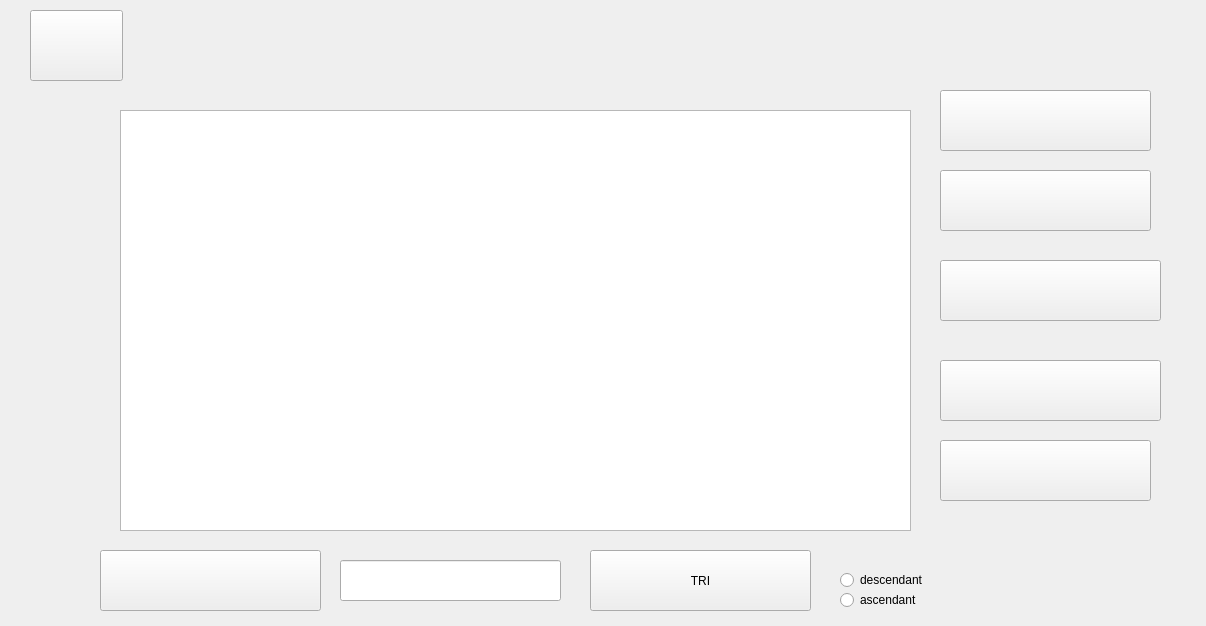
<?xml version="1.0" encoding="UTF-8"?>
<ui version="4.0">
 <class>Dialogyassine</class>
 <widget class="QDialog" name="Dialogyassine">
  <property name="geometry">
   <rect>
    <x>0</x>
    <y>0</y>
    <width>1206</width>
    <height>626</height>
   </rect>
  </property>
  <property name="windowTitle">
   <string>Dialog</string>
  </property>
  <property name="styleSheet">
   <string notr="true">background-image: url(:/res/img/Capture copy.png);</string>
  </property>
  <widget class="QStackedWidget" name="stackedWidgetyas">
   <property name="geometry">
    <rect>
     <x>10</x>
     <y>0</y>
     <width>1201</width>
     <height>611</height>
    </rect>
   </property>
   <property name="currentIndex">
    <number>5</number>
   </property>
   <widget class="QWidget" name="page">
    <widget class="QPushButton" name="pushButton_2">
     <property name="geometry">
      <rect>
       <x>708</x>
       <y>270</y>
       <width>211</width>
       <height>211</height>
      </rect>
     </property>
     <property name="styleSheet">
      <string notr="true">background-image: url(:/res/img/agence.png);</string>
     </property>
     <property name="text">
      <string/>
     </property>
    </widget>
    <widget class="QLabel" name="label_9">
     <property name="geometry">
      <rect>
       <x>258</x>
       <y>484</y>
       <width>211</width>
       <height>51</height>
      </rect>
     </property>
     <property name="font">
      <font>
       <family>MV Boli</family>
       <pointsize>26</pointsize>
      </font>
     </property>
     <property name="styleSheet">
      <string notr="true">color: rgb(255, 0, 0);</string>
     </property>
     <property name="frameShape">
      <enum>QFrame::Box</enum>
     </property>
     <property name="text">
      <string>vehicule</string>
     </property>
    </widget>
    <widget class="QLabel" name="label">
     <property name="geometry">
      <rect>
       <x>288</x>
       <y>90</y>
       <width>581</width>
       <height>51</height>
      </rect>
     </property>
     <property name="font">
      <font>
       <family>MV Boli</family>
       <pointsize>26</pointsize>
      </font>
     </property>
     <property name="styleSheet">
      <string notr="true">color: rgb(255, 0, 0);</string>
     </property>
     <property name="frameShape">
      <enum>QFrame::Box</enum>
     </property>
     <property name="text">
      <string>Gestion vehicule et Agence</string>
     </property>
    </widget>
    <widget class="QLabel" name="label_10">
     <property name="geometry">
      <rect>
       <x>708</x>
       <y>484</y>
       <width>211</width>
       <height>51</height>
      </rect>
     </property>
     <property name="font">
      <font>
       <family>MV Boli</family>
       <pointsize>26</pointsize>
      </font>
     </property>
     <property name="styleSheet">
      <string notr="true">color: rgb(255, 0, 0);</string>
     </property>
     <property name="frameShape">
      <enum>QFrame::Box</enum>
     </property>
     <property name="text">
      <string>Agence</string>
     </property>
    </widget>
    <widget class="QPushButton" name="pushButton">
     <property name="geometry">
      <rect>
       <x>260</x>
       <y>270</y>
       <width>211</width>
       <height>211</height>
      </rect>
     </property>
     <property name="styleSheet">
      <string notr="true">background-image: url(:/res/img/car.png);</string>
     </property>
     <property name="text">
      <string/>
     </property>
    </widget>
   </widget>
   <widget class="QWidget" name="page_2">
    <widget class="QRadioButton" name="asc">
     <property name="geometry">
      <rect>
       <x>810</x>
       <y>590</y>
       <width>95</width>
       <height>20</height>
      </rect>
     </property>
     <property name="text">
      <string>ascendant</string>
     </property>
    </widget>
    <widget class="QPushButton" name="pushButton_7">
     <property name="geometry">
      <rect>
       <x>70</x>
       <y>550</y>
       <width>221</width>
       <height>61</height>
      </rect>
     </property>
     <property name="focusPolicy">
      <enum>Qt::WheelFocus</enum>
     </property>
     <property name="styleSheet">
      <string notr="true">background-image: url(:/res/img/re.png);</string>
     </property>
     <property name="text">
      <string/>
     </property>
    </widget>
    <widget class="QRadioButton" name="des">
     <property name="geometry">
      <rect>
       <x>810</x>
       <y>570</y>
       <width>95</width>
       <height>20</height>
      </rect>
     </property>
     <property name="text">
      <string>descendant</string>
     </property>
    </widget>
    <widget class="QPushButton" name="pushButton_8">
     <property name="geometry">
      <rect>
       <x>560</x>
       <y>550</y>
       <width>221</width>
       <height>61</height>
      </rect>
     </property>
     <property name="styleSheet">
      <string notr="true">background-image: url(:/res/img/tri.png);</string>
     </property>
     <property name="text">
      <string>TRI</string>
     </property>
    </widget>
    <widget class="QLineEdit" name="lineEdit_7">
     <property name="geometry">
      <rect>
       <x>310</x>
       <y>560</y>
       <width>221</width>
       <height>41</height>
      </rect>
     </property>
    </widget>
    <widget class="QPushButton" name="pushButton_18">
     <property name="geometry">
      <rect>
       <x>0</x>
       <y>10</y>
       <width>93</width>
       <height>71</height>
      </rect>
     </property>
     <property name="styleSheet">
      <string notr="true">background-image: url(:/res/img/house.png);</string>
     </property>
     <property name="text">
      <string/>
     </property>
    </widget>
    <widget class="QStackedWidget" name="stackedWidget">
     <property name="geometry">
      <rect>
       <x>70</x>
       <y>70</y>
       <width>1091</width>
       <height>461</height>
      </rect>
     </property>
     <property name="currentIndex">
      <number>1</number>
     </property>
     <widget class="QWidget" name="page_5">
      <widget class="QTableView" name="matricule">
       <property name="geometry">
        <rect>
         <x>65</x>
         <y>50</y>
         <width>491</width>
         <height>161</height>
        </rect>
       </property>
      </widget>
      <widget class="QTableView" name="modele">
       <property name="geometry">
        <rect>
         <x>595</x>
         <y>50</y>
         <width>441</width>
         <height>161</height>
        </rect>
       </property>
      </widget>
      <widget class="QTableView" name="capacite">
       <property name="geometry">
        <rect>
         <x>70</x>
         <y>311</y>
         <width>511</width>
         <height>141</height>
        </rect>
       </property>
      </widget>
      <widget class="QLabel" name="label_3">
       <property name="geometry">
        <rect>
         <x>70</x>
         <y>20</y>
         <width>121</width>
         <height>16</height>
        </rect>
       </property>
       <property name="text">
        <string>par matricule:</string>
       </property>
      </widget>
      <widget class="QLabel" name="label_4">
       <property name="geometry">
        <rect>
         <x>600</x>
         <y>20</y>
         <width>111</width>
         <height>16</height>
        </rect>
       </property>
       <property name="text">
        <string>par model:</string>
       </property>
      </widget>
      <widget class="QLabel" name="label_14">
       <property name="geometry">
        <rect>
         <x>80</x>
         <y>280</y>
         <width>101</width>
         <height>16</height>
        </rect>
       </property>
       <property name="text">
        <string>par capacité:</string>
       </property>
      </widget>
     </widget>
     <widget class="QWidget" name="page_6">
      <widget class="QPushButton" name="pushButton_4">
       <property name="geometry">
        <rect>
         <x>870</x>
         <y>100</y>
         <width>211</width>
         <height>61</height>
        </rect>
       </property>
       <property name="styleSheet">
        <string notr="true">background-image: url(:/res/img/afficher.png);</string>
       </property>
       <property name="text">
        <string/>
       </property>
      </widget>
      <widget class="QTableView" name="tableView2">
       <property name="geometry">
        <rect>
         <x>50</x>
         <y>40</y>
         <width>791</width>
         <height>421</height>
        </rect>
       </property>
       <property name="mouseTracking">
        <bool>false</bool>
       </property>
       <property name="tabletTracking">
        <bool>false</bool>
       </property>
       <property name="acceptDrops">
        <bool>false</bool>
       </property>
      </widget>
      <widget class="QPushButton" name="pushButton_17">
       <property name="geometry">
        <rect>
         <x>870</x>
         <y>20</y>
         <width>211</width>
         <height>61</height>
        </rect>
       </property>
       <property name="styleSheet">
        <string notr="true">background-image: url(:/res/img/ajout.png);</string>
       </property>
       <property name="text">
        <string/>
       </property>
      </widget>
      <widget class="QPushButton" name="pushButton_9">
       <property name="geometry">
        <rect>
         <x>870</x>
         <y>370</y>
         <width>211</width>
         <height>61</height>
        </rect>
       </property>
       <property name="styleSheet">
        <string notr="true">background-image: url(:/res/img/gen.png);</string>
       </property>
       <property name="text">
        <string/>
       </property>
      </widget>
      <widget class="QPushButton" name="pushButton_6">
       <property name="geometry">
        <rect>
         <x>870</x>
         <y>290</y>
         <width>221</width>
         <height>61</height>
        </rect>
       </property>
       <property name="styleSheet">
        <string notr="true">background-image: url(:/res/img/supp.png);</string>
       </property>
       <property name="text">
        <string/>
       </property>
      </widget>
      <widget class="QPushButton" name="pushButton_5">
       <property name="geometry">
        <rect>
         <x>870</x>
         <y>190</y>
         <width>221</width>
         <height>61</height>
        </rect>
       </property>
       <property name="styleSheet">
        <string notr="true">background-image: url(:/res/img/mmodi.png);</string>
       </property>
       <property name="text">
        <string/>
       </property>
      </widget>
     </widget>
    </widget>
   </widget>
   <widget class="QWidget" name="page_3">
    <widget class="QPushButton" name="pushButton_11">
     <property name="geometry">
      <rect>
       <x>40</x>
       <y>60</y>
       <width>93</width>
       <height>71</height>
      </rect>
     </property>
     <property name="styleSheet">
      <string notr="true">background-image: url(:/res/img/house.png);</string>
     </property>
     <property name="text">
      <string/>
     </property>
    </widget>
    <widget class="QLabel" name="label_5">
     <property name="geometry">
      <rect>
       <x>280</x>
       <y>110</y>
       <width>121</width>
       <height>51</height>
      </rect>
     </property>
     <property name="font">
      <font>
       <pointsize>13</pointsize>
       <weight>75</weight>
       <bold>true</bold>
      </font>
     </property>
     <property name="text">
      <string>Matricule:</string>
     </property>
    </widget>
    <widget class="QLabel" name="label_6">
     <property name="geometry">
      <rect>
       <x>282</x>
       <y>210</y>
       <width>121</width>
       <height>51</height>
      </rect>
     </property>
     <property name="font">
      <font>
       <pointsize>13</pointsize>
       <weight>75</weight>
       <bold>true</bold>
      </font>
     </property>
     <property name="text">
      <string>Modele:</string>
     </property>
    </widget>
    <widget class="QLabel" name="label_7">
     <property name="geometry">
      <rect>
       <x>290</x>
       <y>300</y>
       <width>121</width>
       <height>51</height>
      </rect>
     </property>
     <property name="font">
      <font>
       <pointsize>13</pointsize>
       <weight>75</weight>
       <bold>true</bold>
      </font>
     </property>
     <property name="text">
      <string>Capacité:</string>
     </property>
    </widget>
    <widget class="QPushButton" name="pushButton_12">
     <property name="geometry">
      <rect>
       <x>510</x>
       <y>480</y>
       <width>93</width>
       <height>28</height>
      </rect>
     </property>
     <property name="text">
      <string>check</string>
     </property>
    </widget>
    <widget class="QLineEdit" name="lineEdit_2">
     <property name="geometry">
      <rect>
       <x>440</x>
       <y>123</y>
       <width>191</width>
       <height>31</height>
      </rect>
     </property>
    </widget>
    <widget class="QLineEdit" name="lineEdit_3">
     <property name="geometry">
      <rect>
       <x>443</x>
       <y>223</y>
       <width>191</width>
       <height>31</height>
      </rect>
     </property>
    </widget>
    <widget class="QLineEdit" name="lineEdit_4">
     <property name="geometry">
      <rect>
       <x>440</x>
       <y>310</y>
       <width>191</width>
       <height>31</height>
      </rect>
     </property>
    </widget>
    <widget class="QLabel" name="label_8">
     <property name="geometry">
      <rect>
       <x>645</x>
       <y>310</y>
       <width>31</width>
       <height>31</height>
      </rect>
     </property>
     <property name="font">
      <font>
       <pointsize>11</pointsize>
       <weight>75</weight>
       <bold>true</bold>
      </font>
     </property>
     <property name="text">
      <string>KG</string>
     </property>
    </widget>
   </widget>
   <widget class="QWidget" name="page_4">
    <widget class="QPushButton" name="pushButton_13">
     <property name="geometry">
      <rect>
       <x>470</x>
       <y>250</y>
       <width>211</width>
       <height>61</height>
      </rect>
     </property>
     <property name="styleSheet">
      <string notr="true">background-image: url(:/res/img/supp.png);</string>
     </property>
     <property name="text">
      <string/>
     </property>
    </widget>
    <widget class="QComboBox" name="comboBox">
     <property name="geometry">
      <rect>
       <x>460</x>
       <y>130</y>
       <width>231</width>
       <height>81</height>
      </rect>
     </property>
    </widget>
    <widget class="QPushButton" name="pushButton_14">
     <property name="geometry">
      <rect>
       <x>40</x>
       <y>50</y>
       <width>93</width>
       <height>61</height>
      </rect>
     </property>
     <property name="styleSheet">
      <string notr="true">background-image: url(:/res/img/house.png);</string>
     </property>
     <property name="text">
      <string/>
     </property>
    </widget>
    <widget class="QLabel" name="label_11">
     <property name="geometry">
      <rect>
       <x>265</x>
       <y>30</y>
       <width>351</width>
       <height>51</height>
      </rect>
     </property>
     <property name="font">
      <font>
       <pointsize>12</pointsize>
       <weight>75</weight>
       <bold>true</bold>
      </font>
     </property>
     <property name="text">
      <string>Choisir la vehicule a supprimer :</string>
     </property>
    </widget>
   </widget>
   <widget class="QWidget" name="page_7">
    <widget class="QPushButton" name="pushButton_15">
     <property name="geometry">
      <rect>
       <x>70</x>
       <y>80</y>
       <width>93</width>
       <height>71</height>
      </rect>
     </property>
     <property name="styleSheet">
      <string notr="true">background-image: url(:/res/img/house.png);</string>
     </property>
     <property name="text">
      <string/>
     </property>
    </widget>
    <widget class="QComboBox" name="comboBox_2">
     <property name="geometry">
      <rect>
       <x>460</x>
       <y>120</y>
       <width>191</width>
       <height>41</height>
      </rect>
     </property>
    </widget>
    <widget class="QLabel" name="label_12">
     <property name="geometry">
      <rect>
       <x>195</x>
       <y>220</y>
       <width>181</width>
       <height>31</height>
      </rect>
     </property>
     <property name="font">
      <font>
       <pointsize>13</pointsize>
       <weight>75</weight>
       <bold>true</bold>
      </font>
     </property>
     <property name="text">
      <string>nouveau model:</string>
     </property>
    </widget>
    <widget class="QLabel" name="label_13">
     <property name="geometry">
      <rect>
       <x>200</x>
       <y>328</y>
       <width>211</width>
       <height>31</height>
      </rect>
     </property>
     <property name="font">
      <font>
       <pointsize>13</pointsize>
       <weight>75</weight>
       <bold>true</bold>
      </font>
     </property>
     <property name="text">
      <string>nouvelle capacité:</string>
     </property>
    </widget>
    <widget class="QLineEdit" name="lineEdit_5">
     <property name="geometry">
      <rect>
       <x>450</x>
       <y>210</y>
       <width>211</width>
       <height>41</height>
      </rect>
     </property>
    </widget>
    <widget class="QLineEdit" name="lineEdit_6">
     <property name="geometry">
      <rect>
       <x>450</x>
       <y>320</y>
       <width>221</width>
       <height>41</height>
      </rect>
     </property>
    </widget>
    <widget class="QPushButton" name="pushButton_16">
     <property name="geometry">
      <rect>
       <x>450</x>
       <y>430</y>
       <width>221</width>
       <height>61</height>
      </rect>
     </property>
     <property name="styleSheet">
      <string notr="true">background-image: url(:/res/img/mmodi.png);</string>
     </property>
     <property name="text">
      <string/>
     </property>
    </widget>
    <widget class="QLabel" name="info">
     <property name="geometry">
      <rect>
       <x>695</x>
       <y>119</y>
       <width>391</width>
       <height>41</height>
      </rect>
     </property>
     <property name="font">
      <font>
       <pointsize>10</pointsize>
       <weight>75</weight>
       <bold>true</bold>
      </font>
     </property>
     <property name="text">
      <string/>
     </property>
    </widget>
    <widget class="QLabel" name="label_15">
     <property name="geometry">
      <rect>
       <x>680</x>
       <y>330</y>
       <width>31</width>
       <height>31</height>
      </rect>
     </property>
     <property name="font">
      <font>
       <pointsize>11</pointsize>
       <weight>75</weight>
       <bold>true</bold>
      </font>
     </property>
     <property name="text">
      <string>KG</string>
     </property>
    </widget>
   </widget>
   <widget class="QWidget" name="page_8">
    <widget class="QStackedWidget" name="stackedWidget_2">
     <property name="geometry">
      <rect>
       <x>60</x>
       <y>70</y>
       <width>1091</width>
       <height>461</height>
      </rect>
     </property>
     <property name="currentIndex">
      <number>1</number>
     </property>
     <widget class="QWidget" name="page_9">
      <widget class="QTableView" name="matricule_2">
       <property name="geometry">
        <rect>
         <x>65</x>
         <y>50</y>
         <width>491</width>
         <height>161</height>
        </rect>
       </property>
      </widget>
      <widget class="QTableView" name="modele_2">
       <property name="geometry">
        <rect>
         <x>595</x>
         <y>50</y>
         <width>441</width>
         <height>161</height>
        </rect>
       </property>
      </widget>
      <widget class="QTableView" name="capacite_2">
       <property name="geometry">
        <rect>
         <x>70</x>
         <y>311</y>
         <width>511</width>
         <height>141</height>
        </rect>
       </property>
      </widget>
      <widget class="QLabel" name="label_16">
       <property name="geometry">
        <rect>
         <x>70</x>
         <y>20</y>
         <width>121</width>
         <height>16</height>
        </rect>
       </property>
       <property name="text">
        <string>par nom :</string>
       </property>
      </widget>
      <widget class="QLabel" name="label_17">
       <property name="geometry">
        <rect>
         <x>600</x>
         <y>20</y>
         <width>111</width>
         <height>16</height>
        </rect>
       </property>
       <property name="text">
        <string>par adressel:</string>
       </property>
      </widget>
      <widget class="QLabel" name="label_18">
       <property name="geometry">
        <rect>
         <x>80</x>
         <y>280</y>
         <width>101</width>
         <height>16</height>
        </rect>
       </property>
       <property name="text">
        <string>par budget:</string>
       </property>
      </widget>
     </widget>
     <widget class="QWidget" name="page_10">
      <widget class="QPushButton" name="pushButton_10">
       <property name="geometry">
        <rect>
         <x>870</x>
         <y>100</y>
         <width>211</width>
         <height>61</height>
        </rect>
       </property>
       <property name="styleSheet">
        <string notr="true">background-image: url(:/res/img/afficher.png);</string>
       </property>
       <property name="text">
        <string/>
       </property>
      </widget>
      <widget class="QTableView" name="tableView2_2">
       <property name="geometry">
        <rect>
         <x>50</x>
         <y>40</y>
         <width>791</width>
         <height>421</height>
        </rect>
       </property>
       <property name="mouseTracking">
        <bool>false</bool>
       </property>
       <property name="tabletTracking">
        <bool>false</bool>
       </property>
       <property name="acceptDrops">
        <bool>false</bool>
       </property>
      </widget>
      <widget class="QPushButton" name="pushButton_19">
       <property name="geometry">
        <rect>
         <x>870</x>
         <y>20</y>
         <width>211</width>
         <height>61</height>
        </rect>
       </property>
       <property name="styleSheet">
        <string notr="true">background-image: url(:/res/img/ajout.png);</string>
       </property>
       <property name="text">
        <string/>
       </property>
      </widget>
      <widget class="QPushButton" name="pushButton_20">
       <property name="geometry">
        <rect>
         <x>870</x>
         <y>370</y>
         <width>211</width>
         <height>61</height>
        </rect>
       </property>
       <property name="styleSheet">
        <string notr="true">background-image: url(:/res/img/gen.png);</string>
       </property>
       <property name="text">
        <string/>
       </property>
      </widget>
      <widget class="QPushButton" name="pushButton_21">
       <property name="geometry">
        <rect>
         <x>870</x>
         <y>290</y>
         <width>221</width>
         <height>61</height>
        </rect>
       </property>
       <property name="styleSheet">
        <string notr="true">background-image: url(:/res/img/supp.png);</string>
       </property>
       <property name="text">
        <string/>
       </property>
      </widget>
      <widget class="QPushButton" name="pushButton_22">
       <property name="geometry">
        <rect>
         <x>870</x>
         <y>190</y>
         <width>221</width>
         <height>61</height>
        </rect>
       </property>
       <property name="styleSheet">
        <string notr="true">background-image: url(:/res/img/mmodi.png);</string>
       </property>
       <property name="text">
        <string/>
       </property>
      </widget>
     </widget>
    </widget>
    <widget class="QRadioButton" name="des_2">
     <property name="geometry">
      <rect>
       <x>830</x>
       <y>570</y>
       <width>95</width>
       <height>20</height>
      </rect>
     </property>
     <property name="text">
      <string>descendant</string>
     </property>
    </widget>
    <widget class="QPushButton" name="pushButton_24">
     <property name="geometry">
      <rect>
       <x>20</x>
       <y>10</y>
       <width>93</width>
       <height>71</height>
      </rect>
     </property>
     <property name="styleSheet">
      <string notr="true">background-image: url(:/res/img/house.png);</string>
     </property>
     <property name="text">
      <string/>
     </property>
    </widget>
    <widget class="QRadioButton" name="asc_2">
     <property name="geometry">
      <rect>
       <x>830</x>
       <y>590</y>
       <width>95</width>
       <height>20</height>
      </rect>
     </property>
     <property name="text">
      <string>ascendant</string>
     </property>
    </widget>
    <widget class="QPushButton" name="pushButton_25">
     <property name="geometry">
      <rect>
       <x>90</x>
       <y>550</y>
       <width>221</width>
       <height>61</height>
      </rect>
     </property>
     <property name="focusPolicy">
      <enum>Qt::WheelFocus</enum>
     </property>
     <property name="styleSheet">
      <string notr="true">background-image: url(:/res/img/re.png);</string>
     </property>
     <property name="text">
      <string/>
     </property>
    </widget>
    <widget class="QLineEdit" name="lineEdit_8">
     <property name="geometry">
      <rect>
       <x>330</x>
       <y>560</y>
       <width>221</width>
       <height>41</height>
      </rect>
     </property>
    </widget>
    <widget class="QPushButton" name="pushButton_23">
     <property name="geometry">
      <rect>
       <x>580</x>
       <y>550</y>
       <width>221</width>
       <height>61</height>
      </rect>
     </property>
     <property name="styleSheet">
      <string notr="true">background-image: url(:/res/img/tri.png);</string>
     </property>
     <property name="text">
      <string>TRI</string>
     </property>
    </widget>
   </widget>
   <widget class="QWidget" name="page_11">
    <widget class="QLabel" name="label_19">
     <property name="geometry">
      <rect>
       <x>270</x>
       <y>80</y>
       <width>161</width>
       <height>41</height>
      </rect>
     </property>
     <property name="font">
      <font>
       <pointsize>18</pointsize>
       <weight>75</weight>
       <bold>true</bold>
      </font>
     </property>
     <property name="text">
      <string>nom:</string>
     </property>
    </widget>
    <widget class="QLabel" name="label_20">
     <property name="geometry">
      <rect>
       <x>270</x>
       <y>200</y>
       <width>141</width>
       <height>41</height>
      </rect>
     </property>
     <property name="font">
      <font>
       <pointsize>18</pointsize>
       <weight>75</weight>
       <bold>true</bold>
      </font>
     </property>
     <property name="text">
      <string>Adresse:</string>
     </property>
    </widget>
    <widget class="QLineEdit" name="lineEdit_9">
     <property name="geometry">
      <rect>
       <x>480</x>
       <y>350</y>
       <width>251</width>
       <height>41</height>
      </rect>
     </property>
     <property name="font">
      <font>
       <family>Rockwell Condensed</family>
       <pointsize>18</pointsize>
       <weight>75</weight>
       <bold>true</bold>
      </font>
     </property>
     <property name="styleSheet">
      <string notr="true">background-image: url(:/img/Capture.PNG);</string>
     </property>
     <property name="text">
      <string/>
     </property>
    </widget>
    <widget class="QPushButton" name="pushButton_26">
     <property name="geometry">
      <rect>
       <x>70</x>
       <y>60</y>
       <width>91</width>
       <height>71</height>
      </rect>
     </property>
     <property name="styleSheet">
      <string notr="true">background-image: url(:/res/img/house.png);</string>
     </property>
     <property name="text">
      <string/>
     </property>
    </widget>
    <widget class="QLineEdit" name="lineEdit_10">
     <property name="geometry">
      <rect>
       <x>480</x>
       <y>80</y>
       <width>251</width>
       <height>41</height>
      </rect>
     </property>
     <property name="styleSheet">
      <string notr="true">background-image: url(:/img/Capture.PNG);</string>
     </property>
    </widget>
    <widget class="QLabel" name="label_21">
     <property name="geometry">
      <rect>
       <x>270</x>
       <y>350</y>
       <width>141</width>
       <height>41</height>
      </rect>
     </property>
     <property name="font">
      <font>
       <pointsize>18</pointsize>
       <weight>75</weight>
       <bold>true</bold>
      </font>
     </property>
     <property name="text">
      <string>Budget:</string>
     </property>
    </widget>
    <widget class="QPushButton" name="pushButton_27">
     <property name="geometry">
      <rect>
       <x>560</x>
       <y>490</y>
       <width>71</width>
       <height>61</height>
      </rect>
     </property>
     <property name="font">
      <font>
       <pointsize>36</pointsize>
       <weight>75</weight>
       <bold>true</bold>
      </font>
     </property>
     <property name="autoFillBackground">
      <bool>false</bool>
     </property>
     <property name="styleSheet">
      <string notr="true">background-image: url(:/res/img/check-mark.png);</string>
     </property>
     <property name="text">
      <string/>
     </property>
    </widget>
    <widget class="QLabel" name="label_26">
     <property name="geometry">
      <rect>
       <x>740</x>
       <y>350</y>
       <width>81</width>
       <height>41</height>
      </rect>
     </property>
     <property name="font">
      <font>
       <pointsize>21</pointsize>
      </font>
     </property>
     <property name="text">
      <string>DT</string>
     </property>
    </widget>
    <widget class="QLineEdit" name="lineEdit_11">
     <property name="geometry">
      <rect>
       <x>480</x>
       <y>210</y>
       <width>251</width>
       <height>41</height>
      </rect>
     </property>
     <property name="styleSheet">
      <string notr="true">background-image: url(:/img/Capture.PNG);</string>
     </property>
    </widget>
   </widget>
   <widget class="QWidget" name="page_12">
    <widget class="QPushButton" name="pushButton_29">
     <property name="geometry">
      <rect>
       <x>490</x>
       <y>340</y>
       <width>221</width>
       <height>61</height>
      </rect>
     </property>
     <property name="styleSheet">
      <string notr="true">background-image: url(:/res/img/supp.png);</string>
     </property>
     <property name="text">
      <string/>
     </property>
    </widget>
    <widget class="QComboBox" name="comboBox_3">
     <property name="geometry">
      <rect>
       <x>460</x>
       <y>220</y>
       <width>271</width>
       <height>61</height>
      </rect>
     </property>
    </widget>
    <widget class="QPushButton" name="pushButton_28">
     <property name="geometry">
      <rect>
       <x>110</x>
       <y>130</y>
       <width>91</width>
       <height>71</height>
      </rect>
     </property>
     <property name="styleSheet">
      <string notr="true">background-image: url(:/res/img/house.png);</string>
     </property>
     <property name="text">
      <string/>
     </property>
    </widget>
    <widget class="QLabel" name="label_22">
     <property name="geometry">
      <rect>
       <x>290</x>
       <y>140</y>
       <width>781</width>
       <height>51</height>
      </rect>
     </property>
     <property name="font">
      <font>
       <pointsize>18</pointsize>
       <weight>75</weight>
       <bold>true</bold>
      </font>
     </property>
     <property name="text">
      <string>Choisissez une agence a supprimer :</string>
     </property>
    </widget>
   </widget>
   <widget class="QWidget" name="page_13">
    <widget class="QComboBox" name="comboBox_4">
     <property name="geometry">
      <rect>
       <x>480</x>
       <y>90</y>
       <width>271</width>
       <height>61</height>
      </rect>
     </property>
    </widget>
    <widget class="QLabel" name="label_25">
     <property name="geometry">
      <rect>
       <x>210</x>
       <y>90</y>
       <width>121</width>
       <height>51</height>
      </rect>
     </property>
     <property name="font">
      <font>
       <pointsize>14</pointsize>
       <weight>75</weight>
       <bold>true</bold>
      </font>
     </property>
     <property name="styleSheet">
      <string notr="true">color: rgb(255, 255, 0);
color: rgb(0, 0, 0);</string>
     </property>
     <property name="text">
      <string>Nom:</string>
     </property>
    </widget>
    <widget class="QLineEdit" name="lineEdit_13">
     <property name="geometry">
      <rect>
       <x>482</x>
       <y>203</y>
       <width>281</width>
       <height>41</height>
      </rect>
     </property>
     <property name="styleSheet">
      <string notr="true">background-image: url(:/img/Capture.PNG);</string>
     </property>
     <property name="text">
      <string/>
     </property>
    </widget>
    <widget class="QLabel" name="label_27">
     <property name="geometry">
      <rect>
       <x>770</x>
       <y>320</y>
       <width>81</width>
       <height>41</height>
      </rect>
     </property>
     <property name="font">
      <font>
       <pointsize>21</pointsize>
      </font>
     </property>
     <property name="text">
      <string>DT</string>
     </property>
    </widget>
    <widget class="QPushButton" name="pushButton_30">
     <property name="geometry">
      <rect>
       <x>20</x>
       <y>60</y>
       <width>91</width>
       <height>71</height>
      </rect>
     </property>
     <property name="styleSheet">
      <string notr="true">background-image: url(:/res/img/house.png);</string>
     </property>
     <property name="text">
      <string/>
     </property>
    </widget>
    <widget class="QLineEdit" name="lineEdit_12">
     <property name="geometry">
      <rect>
       <x>480</x>
       <y>320</y>
       <width>281</width>
       <height>41</height>
      </rect>
     </property>
     <property name="styleSheet">
      <string notr="true">background-image: url(:/img/Capture.PNG);</string>
     </property>
     <property name="text">
      <string/>
     </property>
    </widget>
    <widget class="QPushButton" name="pushButton_31">
     <property name="geometry">
      <rect>
       <x>520</x>
       <y>430</y>
       <width>221</width>
       <height>61</height>
      </rect>
     </property>
     <property name="styleSheet">
      <string notr="true">background-image: url(:/res/img/mmodi.png);</string>
     </property>
     <property name="text">
      <string/>
     </property>
    </widget>
    <widget class="QLabel" name="label_23">
     <property name="geometry">
      <rect>
       <x>210</x>
       <y>310</y>
       <width>251</width>
       <height>51</height>
      </rect>
     </property>
     <property name="font">
      <font>
       <pointsize>14</pointsize>
       <weight>75</weight>
       <bold>true</bold>
      </font>
     </property>
     <property name="styleSheet">
      <string notr="true">color: rgb(0, 0, 0);</string>
     </property>
     <property name="text">
      <string>Nouveau budget:</string>
     </property>
    </widget>
    <widget class="QLabel" name="info2">
     <property name="geometry">
      <rect>
       <x>765</x>
       <y>100</y>
       <width>421</width>
       <height>51</height>
      </rect>
     </property>
     <property name="font">
      <font>
       <family>Rockwell Condensed</family>
       <pointsize>13</pointsize>
       <weight>75</weight>
       <bold>true</bold>
      </font>
     </property>
     <property name="text">
      <string/>
     </property>
    </widget>
    <widget class="QLabel" name="label_24">
     <property name="geometry">
      <rect>
       <x>210</x>
       <y>200</y>
       <width>211</width>
       <height>51</height>
      </rect>
     </property>
     <property name="font">
      <font>
       <pointsize>14</pointsize>
       <weight>75</weight>
       <bold>true</bold>
      </font>
     </property>
     <property name="styleSheet">
      <string notr="true">color: rgb(0, 0, 0);</string>
     </property>
     <property name="text">
      <string>Nouvelle adresse:</string>
     </property>
    </widget>
   </widget>
  </widget>
 </widget>
 <resources/>
 <connections/>
</ui>
